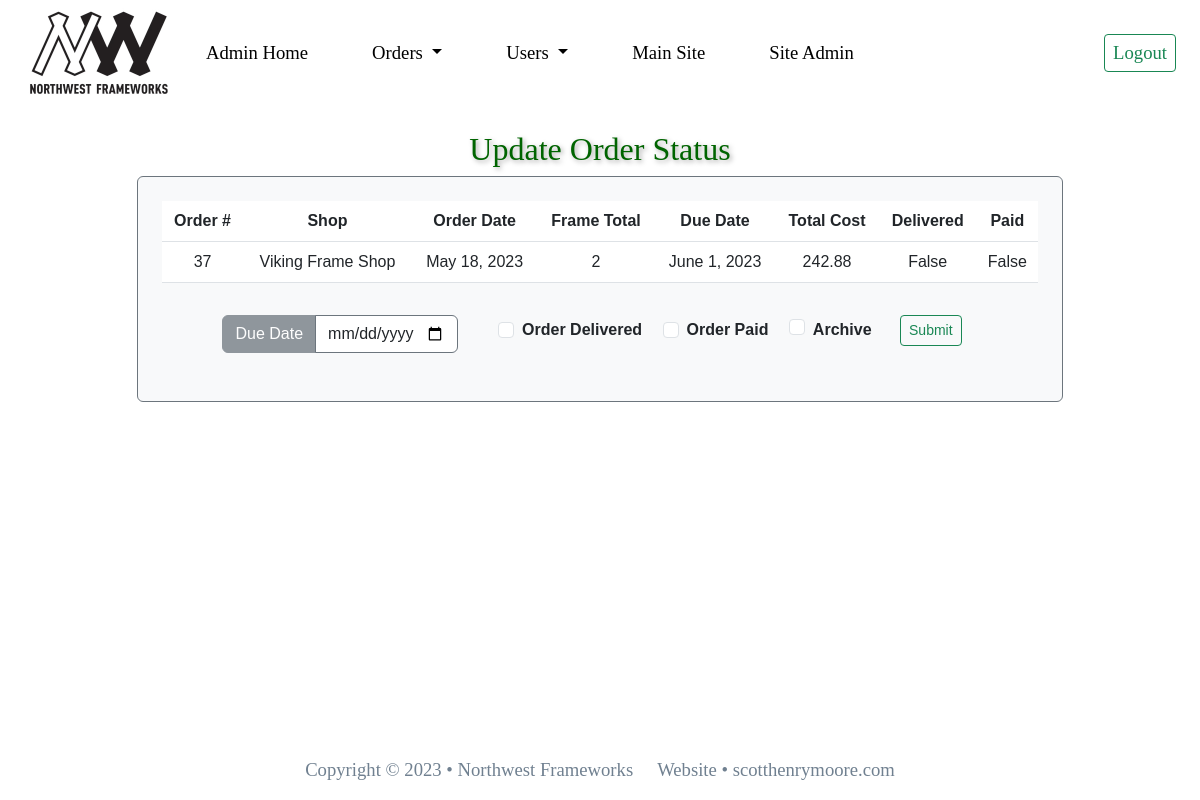
Page /update_order/37 (signed in) on the committed database.
### nw_orders_app/models.py (models this page shows, shortened)
class Order(models.Model):
    customer = models.ForeignKey(UserProfile, on_delete=models.SET_NULL, null=True, blank=True)
    order_date = models.DateField(null=True, blank=True)
    due_date = models.DateField(null=True, blank=True)
    complete = models.BooleanField(default=False)
    notes = models.CharField(max_length=300, blank=True)
    total_cost = models.DecimalField(max_digits=10, decimal_places=2, blank=True, null=True)
    frame_total = models.IntegerField(null=True, blank=True)
    order_delivered = models.BooleanField(default=False)
    order_paid = models.BooleanField(default=False)
    archive = models.BooleanField(default=False)
    class Meta:
        ordering = ('order_date',)

### nw_users_app/models.py (models this page shows, shortened)
class UserProfile(models.Model):
    user_name = models.ForeignKey(User, on_delete=models.CASCADE)
    first_name = models.CharField(max_length=30)
    last_name = models.CharField(max_length=30)
    phone_num = models.CharField(max_length=20)
    email = models.EmailField()
    shop_name = models.CharField(max_length=50)
    shop_address = models.CharField(max_length=50)
    shop_city = models.CharField(max_length=20)
    shop_state = models.CharField(max_length=20)
    shop_zipcode = models.CharField(max_length=15)
    website = models.URLField(blank=True)
    class Meta:
        ordering = ('shop_name',)

### nw_users_app/views.py (the view, shortened to what this page needs)
# urls.py: path('update_order/<int:id>', views.update_order, name = 'update_order'),
@login_required
def update_order(request, id):
    if request.method == 'GET':
        order = Order.objects.get(id=id)
        if request.method == 'GET':
            context = {'order': order,
                    }
            return render(request, 'user/update_order.html', context)

### templates/user/update_order.html (shortened to what this page needs)
{% extends 'base-admin.html' %} {% block content %}
<div class="container-md">
    <h2 class="text-center mt-4">Update Order Status</h2>
    <div class="row my-2 justify-content-center">
        <div class="col-md-10">
            <div class="table-responsive form-control rounded bg-light p-4 mb-2
                        border border-secondary text-center">
                <table class="table">
                    <thead>
                        <tr class="bg-info bg-opacity-50">
                            <th scope="col">Order #</th>
                            <th scope="col">Shop</th>
                            <th scope="col">Order Date</th>
                            <th scope="col">Frame Total</th>
                            <th scope="col">Due Date</th>
                            <th scope="col">Total Cost</th>
                            <th scope="col">Delivered</th>
                            <th scope="col">Paid</th>
                        </tr>
                    </thead>
                    <tbody>
                        <tr>
                            <td>{{ order.id }}</td>
                            <td>{{ order.customer.shop_name }}</td>
                            <td>{{ order.order_date }}</td>
                            <td>{{ order.frame_total }}</td>
                            <td>{{ order.due_date }}</td>
                            <td>{{ order.total_cost }}</td>
                            <td>{{ order.order_delivered }}</td>
                            <td>{{ order.order_paid }}</td>
                        </tr>
                    </tbody>
                </table>
                <div class="d-flex justify-content-center">
                    <form class="row pt-3 fw-bold justify-content-center" action="{% url 'update_order' order.id %}"
                        method="POST">
                        <div class="col-md-4 mb-4">
                            <div class="input-group">
                                <span class="input-group-text text-white bg-secondary opacity-75 border-secondary"
                                    id="inputGroup-sizing-default">Due Date</span>
                                <input type="date" name="due_date" class="form-control
                                    bg-white border-secondary" aria-label="Sizing example input"
                                    aria-describedby="inputGroup-sizing-default">
                            </div>
                        </div>
                        <div class="col-md-8 mb-4">
                            <div class="form-check form-check-inline mx-2">
                                <input class="form-check-input" type="checkbox" name="delivered" id="inlineCheckbox1">
                                <label class="form-check-label" for="inlineCheckbox1">Order Delivered</label>
                            </div>
                            <div class="form-check form-check-inline mx-2">
                                <input class="form-check-input" type="checkbox" name="paid" id="inlineCheckbox2"
                                    value=True>
                                <label class="form-check-label" for="inlineCheckbox2">Order Paid</label>
                            </div>
                            <div class="form-check form-check-inline mx-2">
                                <input class="form-check-input" type="checkbox" name="archive" id="inlineCheckbox3"
                                    value=True>
                                <label class="form-check-label" for="inlineCheckbox3">Archive</label>
                                <button type="submit" class="btn btn-sm btn-outline-success ms-4">Submit</button>
                            </div>
                        </div>
                    </form>
                </div>
            </div>
        </div>
    </div>
</div>
{% endblock %}

### static/styles.css (style rules this page uses)
h2 { color:darkgreen; font-family:Cambria, Cochin, Georgia, Times, 'Times New Roman', serif; text-shadow: 2px 2px 5px darkgray; }
body { font-family:'Verdana, Segoe UI', Tahoma, Geneva, sans-serif; min-height: 100vh; display: flex; flex-direction: column; }

### rows in the picture
Order: id "37", customer.shop_name "Viking Frame Shop", order_date "May 18, 2023", frame_total "2", due_date "June 1, 2023", total_cost "242.88", order_delivered "False", order_paid "False"
